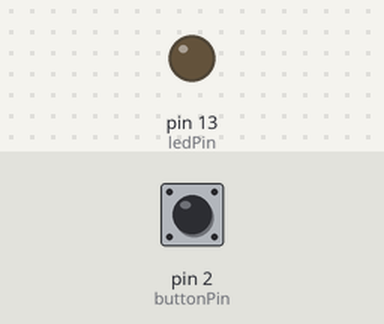
Simulated run of this sketch. Board: Arduino Uno, built with avr-gcc and run on an emulated ATmega328P. Parts: output pins drawn as LEDs (lit = HIGH). The test bench sets the inputs (shaded band); at power-on: pin 2 (buttonPin) LOW.

Above: at 1.2 s.
1.3 s: pin 2 (buttonPin) pulled HIGH for 0.15 s
At 1.37 s:
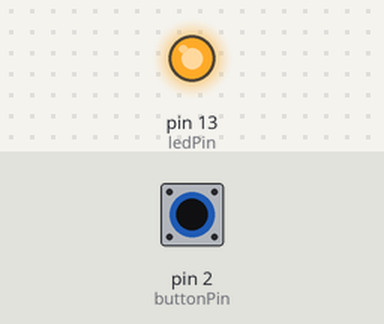
2.9 s: pin 2 (buttonPin) pulled HIGH for 3.2 s
At 7.3 s:
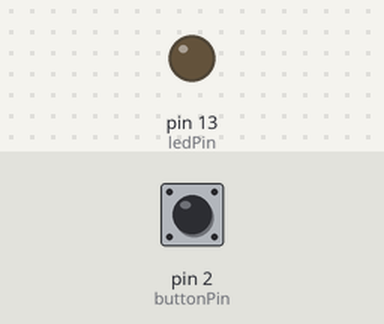
Timing chart, 0 to 8.8 s (numbered marks = the images above; inputs shaded):
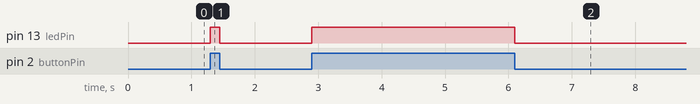

Measured:
- after the input at 1.3 s, pin 13 (ledPin): LOW → HIGH at once, → LOW 0.15 s later
- after the input at 2.9 s, pin 13 (ledPin): LOW → HIGH at once, → LOW 3.2 s later

The sketch:

Button_mit_Interrupt.ino
```cpp
// constants won't change. They're used here to set pin numbers:
const int buttonPin = 2;     // the number of the pushbutton pin
const int ledPin =  13;      // the number of the LED pin

// variables will change:
// wichtig!!!(volatile)
volatile int buttonState = 0;         // variable for reading the pushbutton status
// wichtig!!!

void setup() {
  // initialize the LED pin as an output:
  pinMode(ledPin, OUTPUT);
  // initialize the pushbutton pin as an input:
  pinMode(buttonPin, INPUT);

  attachInterrupt(digitalPinToInterrupt(buttonPin), pin_ISR, CHANGE);  //Bei einem Interrupt (CHANGE: wenn sich der Wert ändert) wird pin_ISR aufgerufen
}

void loop() {
  // vorerst nichts zu tun
 delay(10000);
}

void pin_ISR() {
  //dieser Code wird beim Inetrrupt ausgeführt
  buttonState = digitalRead(buttonPin);
  digitalWrite(ledPin, buttonState);
}
```
